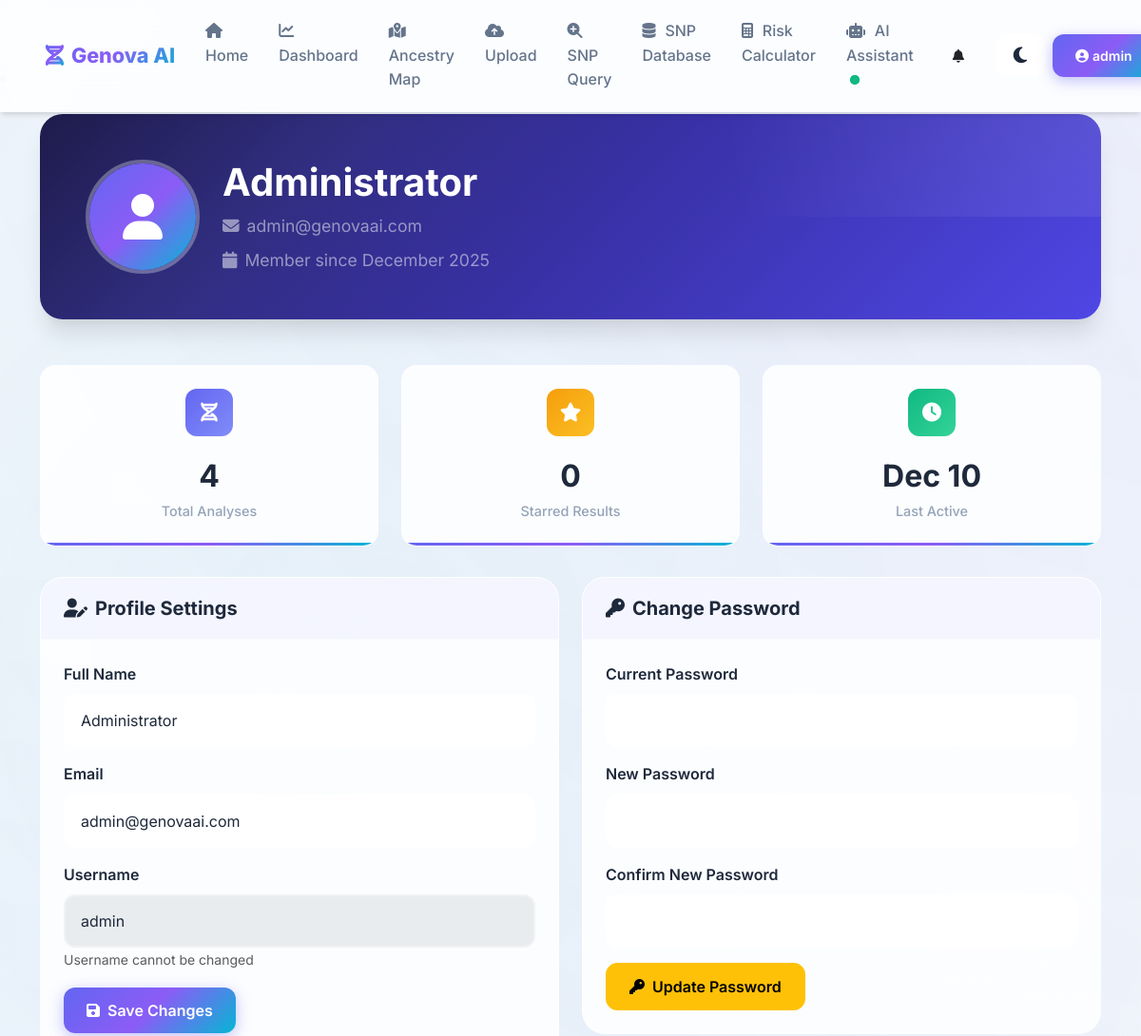
The page /profile (signed in, upper part) on the database as committed earlier.
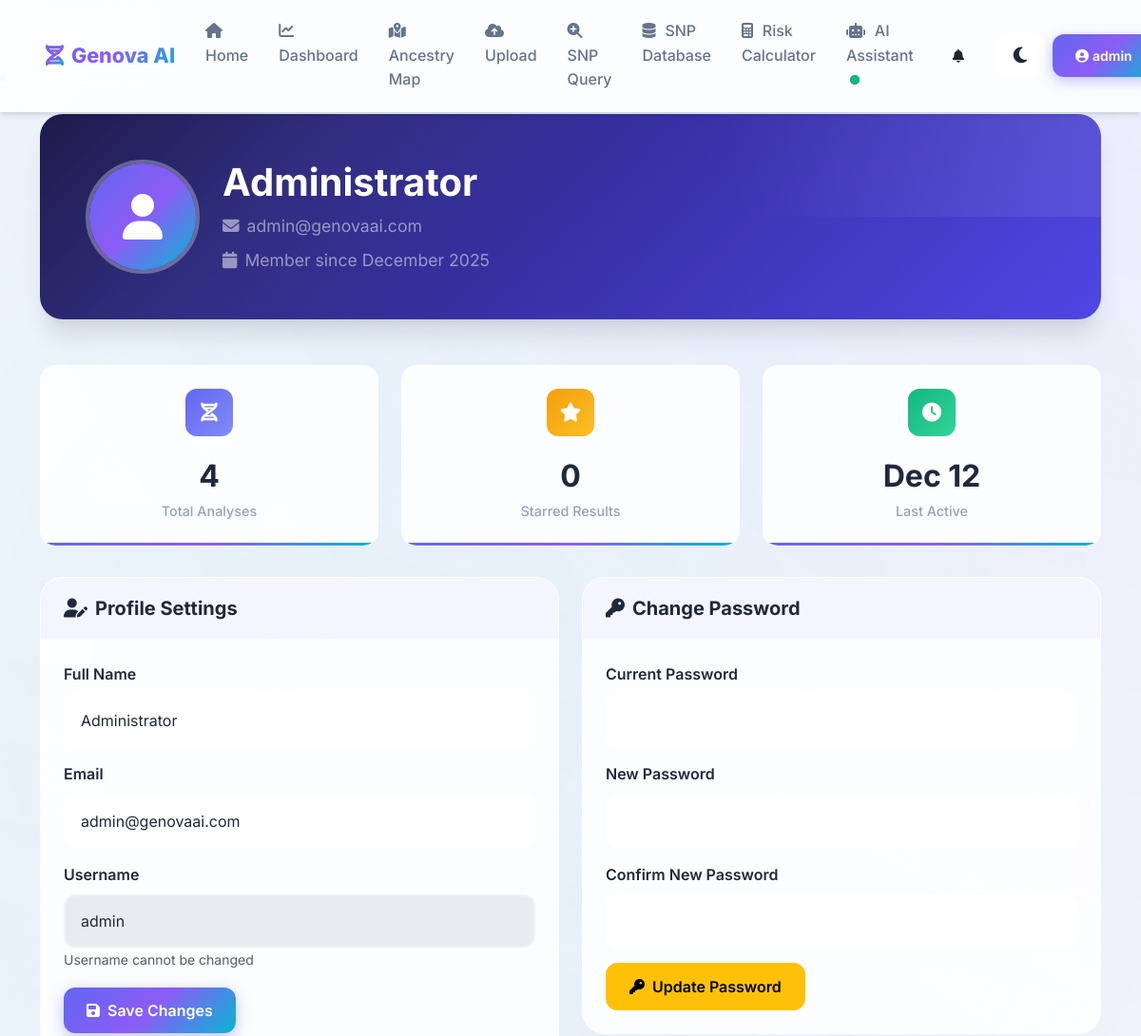
The same page on the database as committed later.
### database/models.py (models this page shows, shortened)
class User(UserMixin, db.Model):
    __tablename__ = 'users'
    id = db.Column(db.Integer, primary_key=True)
    username = db.Column(db.String(80), unique=True, nullable=False, index=True)
    email = db.Column(db.String(120), unique=True, nullable=False, index=True)
    password_hash = db.Column(db.String(256), nullable=False)
    full_name = db.Column(db.String(150))
    avatar_url = db.Column(db.String(500))
    created_at = db.Column(db.DateTime, default=datetime.utcnow)
    last_login = db.Column(db.DateTime)
    is_active = db.Column(db.Boolean, default=True)
    is_admin = db.Column(db.Boolean, default=False)
    analyses = db.relationship('AnalysisHistory', backref='user', lazy='dynamic', cascade='all, delete-orphan')

### routes/auth_routes.py (the view)
@auth_bp.route('/profile')
@login_required
def profile():
    from database import AnalysisHistory
    from sqlalchemy import or_
    base_query = AnalysisHistory.query.filter(
        or_(AnalysisHistory.user_id == current_user.id, AnalysisHistory.user_id == None)
    )
    total_analyses = base_query.count()
    starred_analyses = base_query.filter(AnalysisHistory.is_starred == True).count()
    recent_analyses = base_query.order_by(AnalysisHistory.created_at.desc()).limit(5).all()
    stats = {
        'total_analyses': total_analyses,
        'starred_analyses': starred_analyses,
        'recent_analyses': recent_analyses
    }
    return render_template('auth/profile.html', stats=stats)

### app.py (called while the page is built)
@login_manager.user_loader
def load_user(user_id):
    return User.query.get(int(user_id))

@app.context_processor
def inject_user():
    return dict(current_user=current_user)

### templates/auth/profile.html (shortened to what the changed rows need)
{% extends "base.html" %}
{% block content %}
<div class="container py-4">
    <section class="hero-section mb-5" data-aos="fade-up">
        <div class="d-flex align-items-center gap-4 flex-wrap">
            <div>
                <h1 class="display-5 fw-bold text-white mb-2">
                    {{ current_user.full_name or current_user.username }}
                </h1>
                <p class="text-white-50 mb-2">
                    <i class="fas fa-envelope me-2"></i>{{ current_user.email }}
                </p>
                <p class="text-white-50 mb-0">
                    <i class="fas fa-calendar me-2"></i>Member since {{ current_user.created_at.strftime('%B %Y') if current_user.created_at else 'N/A' }}
                </p>
            </div>
        </div>
    </section>
    <div class="row g-4">
        <div class="col-md-4" data-aos="fade-up" data-aos-delay="300">
            <div class="stat-card">
                <div class="stat-icon green">
                    <i class="fas fa-clock"></i>
                </div>
                <div class="stat-value">{{ current_user.last_login.strftime('%b %d') if current_user.last_login else 'N/A' }}</div>
                <div class="stat-label">Last Active</div>
            </div>
        </div>
    </div>
    <div class="row g-4 mt-2">
        <div class="col-lg-6" data-aos="fade-up" data-aos-delay="400">
            <div class="profile-card">
                <div class="profile-card-body">
                    <form method="POST" action="{{ url_for('auth.update_profile') }}">
                        <div class="mb-3">
                            <label for="full_name" class="form-label">Full Name</label>
                            <input type="text" class="form-control" id="full_name" name="full_name"
                                   value="{{ current_user.full_name or '' }}">
                        </div>
                        <div class="mb-3">
                            <label for="email" class="form-label">Email</label>
                            <input type="email" class="form-control" id="email" name="email"
                                   value="{{ current_user.email }}">
                        </div>
                        <div class="mb-3">
                            <label class="form-label">Username</label>
                            <input type="text" class="form-control" value="{{ current_user.username }}" disabled>
                            <small class="text-muted">Username cannot be changed</small>
                        </div>
                    </form>
                </div>
            </div>
        </div>
    </div>
</div>
{% endblock %}

### templates/base.html (shortened to what the changed rows need)
<!DOCTYPE html>
<html lang="en" data-bs-theme="light">
<head>
    <link href="https://cdn.jsdelivr.net/npm/bootstrap@5.3.0-alpha1/dist/css/bootstrap.min.css" rel="stylesheet">
    <link rel="stylesheet" href="https://cdnjs.cloudflare.com/ajax/libs/font-awesome/6.5.1/css/all.min.css" />
    <link href="https://unpkg.com/aos@2.3.1/dist/aos.css" rel="stylesheet">
    <link rel="stylesheet" href="{{ url_for('static', filename='css/styles.css') }}">
</head>
<body>
    <nav class="navbar navbar-expand-lg fixed-top" id="mainNav">
        <div class="container-fluid px-4">
            <div class="collapse navbar-collapse" id="navbarCollapse">
                <div class="d-flex align-items-center gap-2">
                    {% if current_user.is_authenticated %}
                    <div class="dropdown">
                        <button class="btn btn-sm btn-primary dropdown-toggle" type="button" data-bs-toggle="dropdown">
                            <i class="fas fa-user-circle me-1"></i>{{ current_user.username }}
                        </button>
                    </div>
                    {% else %}
                    <a href="/login" class="btn btn-sm btn-outline-primary">
                        <i class="fas fa-sign-in-alt me-1"></i>Login
                    </a>
                    {% endif %}
                </div>
            </div>
        </div>
    </nav>
    <div class="container-fluid">
        <div class="row">
            <main class="col-12 px-md-4 py-3">
                <div class="page-content fade-in">
                    {% block content %}{% endblock %}
                </div>
            </main>
        </div>
    </div>
</body>
</html>

Rows that differ between the two databases and show on the page:
changed User "Administrator": last_login "Dec 10" → "Dec 12"
